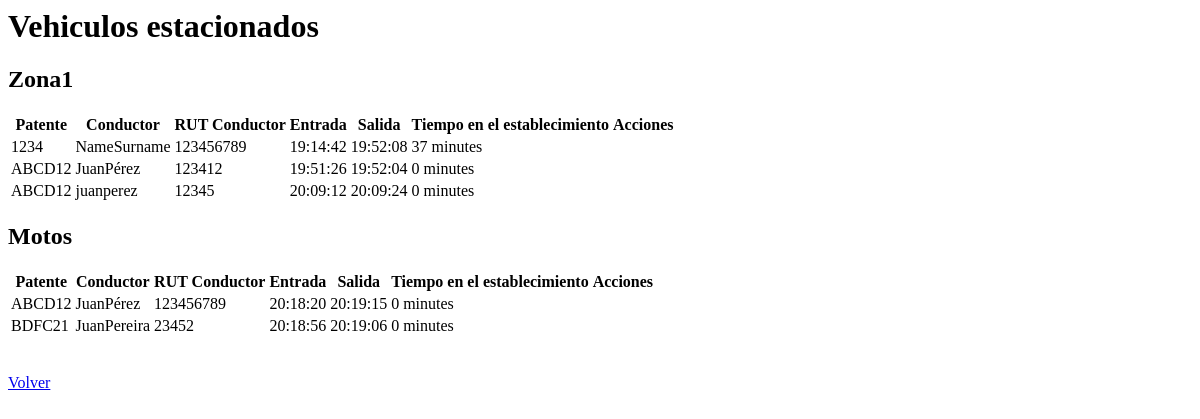
/estacionamientos/dashboard/ (signed in), run on an earlier commit of the app's database.
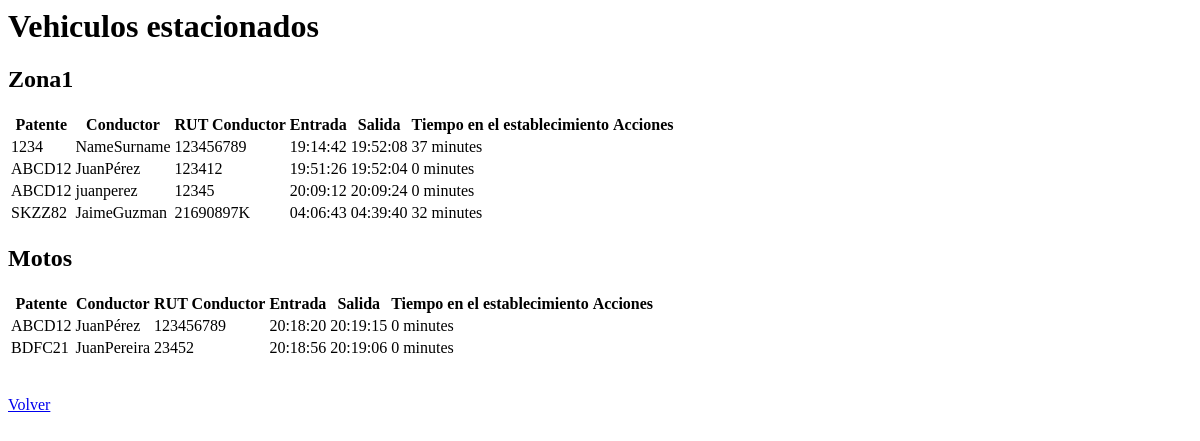
And on a later commit of the database.
### estacionamientos/models.py (models this page shows, shortened)
class ZonaEstacionamiento(models.Model):
    nombre_zona = models.CharField(max_length=100, unique=True)
    n_estacionamientos_totales = models.PositiveIntegerField()
    disponibles = models.PositiveIntegerField()

class RegistroVehiculo(models.Model):
    patente = models.CharField(max_length=20)
    nombre_conductor = models.CharField(max_length=100)
    apellido_conductor = models.CharField(max_length=100, blank=True, null=True)
    rut_conductor = models.CharField(max_length=12, blank=True, null=True)
    hora_entrada = models.DateTimeField(auto_now_add=True)
    hora_salida = models.DateTimeField(blank=True, null=True)
    zona_estacionamiento = models.ForeignKey(
        "ZonaEstacionamiento",
        on_delete=models.CASCADE,
        related_name="registros"
    )

### estacionamientos/views.py (the view)
# urls.py: path("dashboard/", views.dashboard_autos_estacionados, name="dashboard_autos_estacionados"),
@login_required
def dashboard_autos_estacionados(request):
    zonas_con_vehiculos = ZonaEstacionamiento.objects.prefetch_related('registros')
    return render(request, "estacionamientos/dashboard_autos_estacionados.html",{
        "vehiculos": zonas_con_vehiculos,
    })

### estacionamientos/templates/estacionamientos/dashboard_autos_estacionados.html (shortened to what this page needs)
<h1>Vehiculos estacionados</h1>
{% for zona in vehiculos %}
<h2>{{ zona.nombre_zona }}</h2>
    <table>
        <tr>
            <th>Patente</th>
            <th>Conductor</th>
            <th>RUT Conductor</th>
            <th>Entrada</th>
            <th>Salida</th>
            <th>Tiempo en el establecimiento</th>
            <th>Acciones</th>
        </tr>
        {% for vehiculo in zona.registros.all %}
            <tr>
                <td>{{ vehiculo.patente }}</td>
                <td>{{ vehiculo.nombre_conductor }}{{ vehiculo.apellido_conductor }}</td>
                <td>{{ vehiculo.rut_conductor }}</td>
                <td>{{ vehiculo.hora_entrada | date:"H:i:s" }}</td>
                <td>{{ vehiculo.hora_salida | date:"H:i:s" }}</td>
                {% if vehiculo.hora_salida is None %}
                    <td>{{ vehiculo.hora_entrada | timesince }}</td>
                    <td>
                        <form action="{% url 'registrar_salida' %}" method="post">
                            {% csrf_token %}
                            <input type="hidden" name="zona" value="{{vehiculo.zona_estacionamiento_id}}">
                            <input type="hidden" name="patente" value="{{vehiculo.patente}}">
                            <button type="submit">Registrar salida</button>
                        </form>
                    </td>
                {% else %}
                    <td>{{ vehiculo.hora_entrada | timesince:vehiculo.hora_salida}}</td>
                {% endif %}
            </tr>
        {% empty %}
            <tr>
                <td colspan="3">No hay vehículos en esta zona.</td>
            </tr>
        {% endfor %}
    </table>
{% endfor %}
<a href="{%url 'panel_home'%}">Volver</a>

What changed in the data, as far as the page shows it:
added RegistroVehiculo: patente "SKZZ82", nombre_conductor "Jaime", apellido_conductor "Guzman", rut_conductor "21690897K", hora_entrada "04:06:43", hora_salida "04:39:40", hora_entrada "32 minutes", shown under ZonaEstacionamiento "Zona1"
